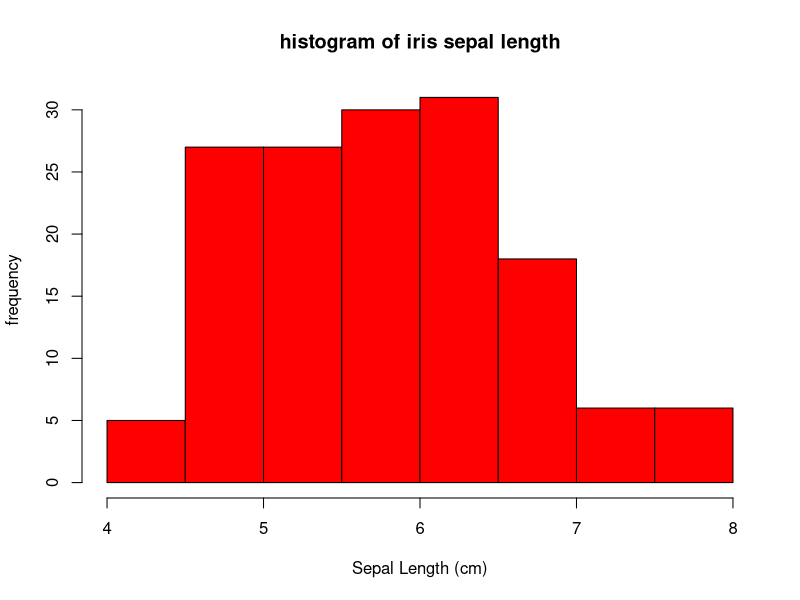
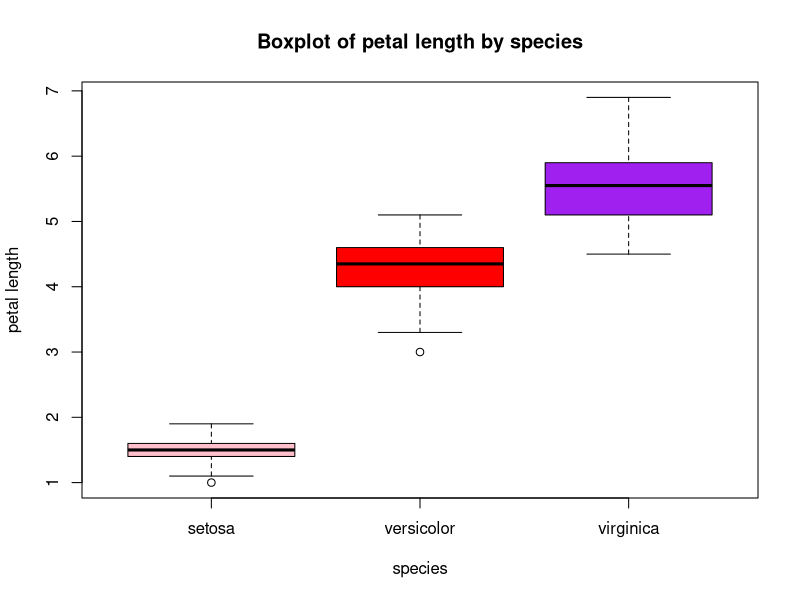

Recreate these plots in R, in order.
data <- iris

summary(data)
hist(data$Sepal.Length,
     main = "histogram of iris sepal length",
     xlab = "Sepal Length (cm)",
     ylab = "frequency",
     col = "red",
     border = "black"
)

boxplot(data$Petal.Length ~ data$Species,
        main = "Boxplot of petal length by species",
        xlab = "species",
        ylab = "petal length",
        col = c("pink", "red","purple"))
